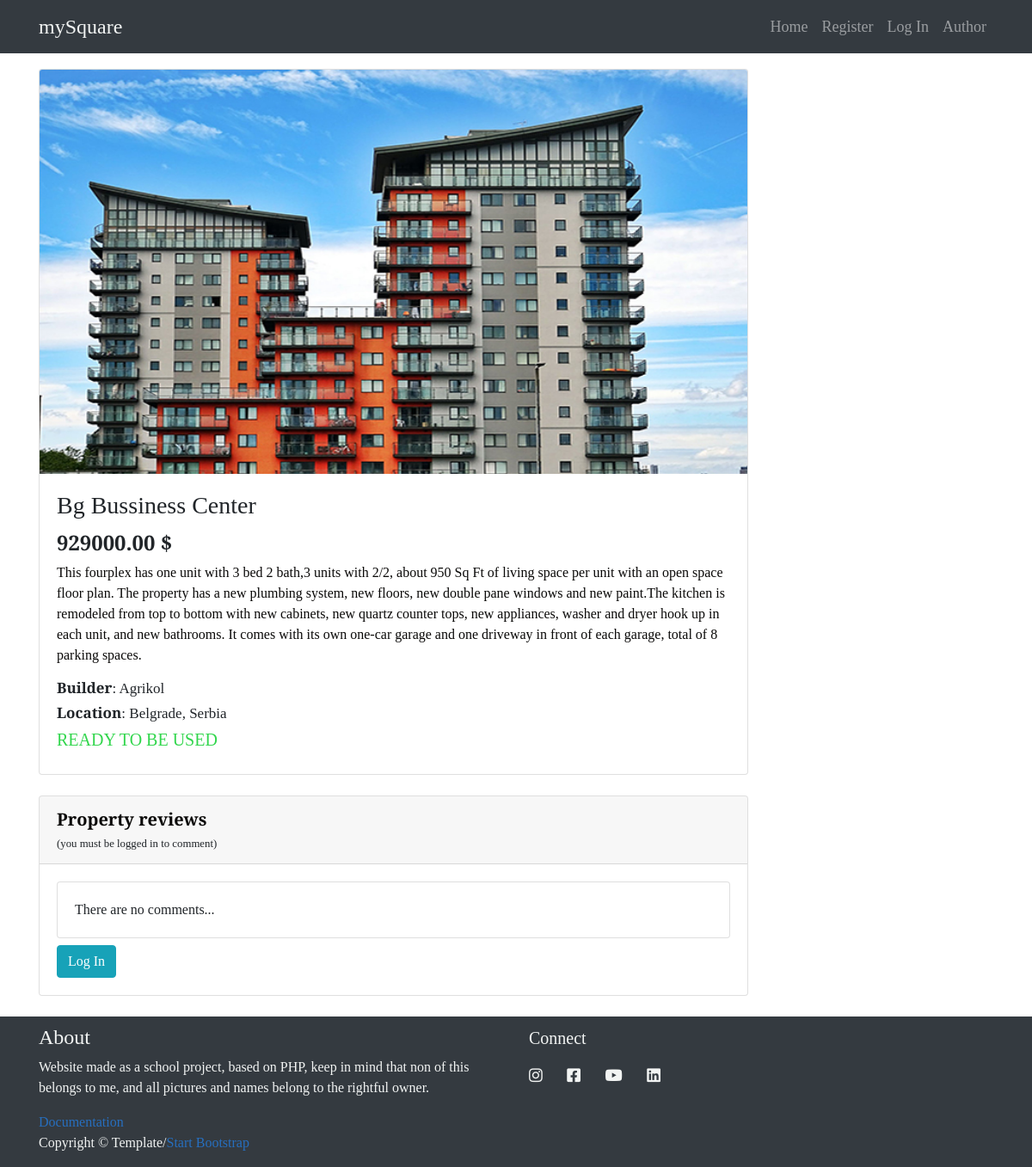
The app's page /index.php?page=building&&id=5 with its own data.
### tables this page shows
CREATE TABLE `navigation` (
  `navId` int(11) NOT NULL,
  `navName` varchar(32) NOT NULL,
  `href` varchar(99) NOT NULL
);

CREATE TABLE `buildings` (
  `buildingId` int(11) NOT NULL,
  `categoryid` int(11) NOT NULL,
  `builderid` int(11) NOT NULL,
  `name` varchar(29) NOT NULL,
  `info` text NOT NULL,
  `price` decimal(10,2) NOT NULL,
  `location` varchar(99) NOT NULL,
  `underconstruction` bit(1) NOT NULL
);

CREATE TABLE `picture` (
  `buildingId` int(11) NOT NULL,
  `src` varchar(99) NOT NULL,
  `alt` varchar(22) NOT NULL
);

CREATE TABLE `builder` (
  `builderId` int(11) NOT NULL,
  `builderName` varchar(99) NOT NULL,
  `builderEmail` varchar(99) NOT NULL,
  `builderCity` varchar(29) NOT NULL,
  `builderCountry` varchar(29) NOT NULL
);

### models/navigacija/getnav.php (called while the page is built, shortened)
<?php
    function nav_izlogovan(){
        require "config/connection.php";
        $element1 = "Home";
        $element2 = "Register";
        $element3 = "Log In";
        $element4 = "Author";
        if($conn){
            $upit = "SELECT navName as naziv,href as href FROM navigation WHERE navName IN (:element1,:element2,:element3,:element4)";
            $action = $conn->prepare($upit);
            $action->bindParam(":element1",$element1);
            $action->bindParam(":element2",$element2);
            $action->bindParam(":element3",$element3);
            $action->bindParam(":element4",$element4);
            try{
                $uspeh = $action->execute();
                if($uspeh){
                    $elementi = $action->fetchAll();
                    return $elementi;
                }
            }
            catch(PDOException $i){
                echo $i->getMessage();
            }
        }
    }
?>

### models/post/getbuilding.php (called while the page is built)
<?php
        function dohvatiZgradu($id){
            require "config/connection.php";
            $query = "SELECT  b.buildingId as id ,b.name as ime,b.location as lokacija ,b.price as cena ,b.Info as info ,c.builderName as graditelj,b.underconstruction as konstrukcija,p.src as src,p.alt as alt FROM buildings b INNER JOIN builder c ON b.builderId = c.builderId INNER JOIN picture p ON b.buildingid = p.buildingid WHERE b.buildingId = :id";
            $dohvati = $conn->prepare($query);
            $dohvati->bindParam(":id",$id);
            try{
                $akcija = $dohvati->execute();
                $broj = $dohvati->rowCount();
                if(!$akcija ){
                    http_response_code(404);
                }
                else if($broj < 1){
                    header("Location: 404.php");
                }
                else{
                    $zgrada = $dohvati->fetch();
                    return $zgrada;
                }
            }
            catch(PDOException $msg){
                echo $msg;
            }
        }
?>

### views/flexible/building.php (the view, shortened to what this page needs)
<?php
    if(isset($_GET['id'])){
        $id = $_GET['id'];
        include "models/post/getbuilding.php";
        $zgrada = dohvatiZgradu($id);
    }
    else{
        header("Location:../../index.php");
    }
?>
 <div class="container">
<div class="row">
    <div class="col-lg-9">
            <div class="card mt-4">
            <img class="card-img-top img-fluid" src="assets/img/<?php echo $zgrada['src'];?>" alt="<?php echo $zgrada['alt'];?>">
            <div class="card-body">
                <h3 class="card-title naslovzgrade"><?php echo $zgrada['ime'];?></h3>
                <h4 class="cenazgrade"><?php echo $zgrada['cena'];?> $</h4>
                <p class="card-text"><?php echo $zgrada['info'];?></p>
                <h6 class="ozgradi"><b>Builder</b>: <?php echo $zgrada['graditelj'];?></h6>
                <h6 class="ozgradi"><b>Location</b>: <?php echo $zgrada['lokacija'];?></h6>
                <h6>
                    <?php
                        $konstrukcija = $zgrada['konstrukcija'];
                        if($konstrukcija){
                            echo "<del>READY TO BE USED</del>";
                        }
                        else{
                            echo "<h5 class='spremno'>READY TO BE USED</h5>";
                        }
                    ?>
                </h6>
            </div>
            </div>
            <div class="card card-outline-secondary my-4">
                <div class="card-header">
                    <span id="naslov-komentar">Property reviews</span></br>
                    <small>(you must be logged in to comment)</small>
                </div>
                <div class="card-body">
                    <?php
                        include "models/komentari/dohvaranjekom.php";
                    ?>
                    <?php
                        if(isset($_SESSION['user'])){
                           dmgKom($id);
                        }
                        else{
                            echo '<a href="index.php?page=login" class="btn btn-info">Log In</a>';
                        }
                    ?>
                </div>
                </div>
    </div>
</div>
</div>

### views/fixed/nav.php (shortened to what this page needs)
<?php
  include "models/navigacija/getnav.php";
  $nav_izlogovan = nav_izlogovan();
?>
<nav class="navbar navbar-expand-lg navbar-dark bg-dark fixed-top">
    <div class="container">
      <a class="navbar-brand" href="index.php">mySquare</a>
      <div class="collapse navbar-collapse" id="navbarResponsive">
            <?php  if(!isset($_SESSION['user'])){?>
              <ul class="navbar-nav ml-auto">
              <?php foreach($nav_izlogovan as $nav) :?>
              <li class="nav-item">
                <a class="nav-link" href="<?=$nav['href']?>"><?=$nav['naziv']?></a>
              </li>
              <?php endforeach; ?>
            </ul>
            <?php } ?>
      </div>
    </div>
  </nav>

### assets/css/main.css (style rules this page uses)
body { padding-top: 56px; font-family: 'Crimson Pro', serif; }
.navbar-dark .navbar-nav .nav-link { font-size: 18px; }
.navbar-dark .navbar-brand { font-size: 24px; }
a { color:#276FBF; }
p { color:#0A0908; }
.navbar-dark .navbar-brand { color:#F2F4F3; }
.spremno { color:rgb(50, 214, 77); font-size: 20px; }
.ozgradi { font-size: 17px; margin-top: 3px; }
#naslov-komentar { font-size: 20px; color:#0A0908; font-weight: bold; }
.bg-dark { background-color: #22333B; }
.cenazgrade { font-weight:bold; }

### records on screen
navigation: navName "Home"
navigation: navName "Register"
navigation: navName "Log In"
navigation: navName "Author"
buildings: picture.src (picture), name "Bg Bussiness Center", price "929000.00", info "This fourplex has one unit with 3 bed 2 bath,3 units with 2/2, about 950 Sq Ft of living space per unit with an open space floor plan. The property has a new plumbing system, new floors, new double pane windows and new paint.The kitchen is remodeled from top to bottom with new cabinets, new quartz counter tops, new appliances, washer and dryer hook up in each unit, and new bathrooms. It comes with its own one-car garage and one driveway in front of each garage, total of 8 parking spaces.", builderid.builderName "Agrikol", location "Belgrade, Serbia"
